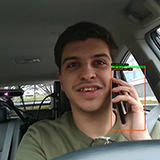
#> input picture 160original.png, 160 x 160 px
$ python -i roi.py   (imports and definitions only)
#> lines starting #> are read from the running program, lines starting #| are printed output that depends on the picture
#> further down, picture is the input picture: shape (160, 160, 3); mean B, G, R 73.6, 82, 86.3
"""Driver-Centered Region of Interest (ROI) Tracking Module.

Dynamically tracks the driver's face location and extracts a stable, smooth
cropped region (e.g., 640x640) from the full 1080p frame. This drastically reduces
GFLOPs and boosts FPS while retaining high facial resolution for cue detection.
"""

from __future__ import annotations

from dataclasses import dataclass
from typing import Tuple
import cv2
import numpy as np


@dataclass
class RoiCrop:
    cropped_frame: np.ndarray
    x: int
    y: int
    width: int
    height: int
    face_detected: bool


class DriverRoiTracker:
    """Tracks driver face center and extracts an adaptive stabilized ROI."""

    def __init__(
        self,
        crop_size: int = 640,
        smoothing_factor: float = 0.25,
        detection_interval_frames: int = 15,
    ):
        self.crop_size = crop_size
        self.smoothing_factor = smoothing_factor
        self.detection_interval_frames = detection_interval_frames

        self._current_cx = -1.0
        self._current_cy = -1.0
        self._target_cx = -1.0
        self._target_cy = -1.0
        self._frame_count = 0

        # Load OpenCV Haar cascade as ultra-fast fallback face detector
        self._cascade = cv2.CascadeClassifier(
            cv2.data.haarcascades + "haarcascade_frontalface_default.xml"
        )

    def process(self, frame: np.ndarray) -> RoiCrop:
        """Processes a frame, updating driver center tracking and returning cropped ROI."""
        h, w = frame.shape[:2]
#> h = 160; w = 160
        self._frame_count += 1

        # Initialize to frame center if first frame
        if self._current_cx < 0 or self._current_cy < 0:
            self._current_cx = w / 2.0
#> self._current_cx = 80
            self._current_cy = h * 0.45
#> self._current_cy = 72
            self._target_cx = self._current_cx
#> self._target_cx = 80
            self._target_cy = self._current_cy
#> self._target_cy = 72

        # Periodic face detection at lower resolution
        face_found = False
        if (self._frame_count % self.detection_interval_frames == 0) or (self._frame_count <= 3):
            small_w, small_h = 320, int(320 * (h / w))
#> small_w = 320; small_h = 320
            small_gray = cv2.resize(frame, (small_w, small_h))
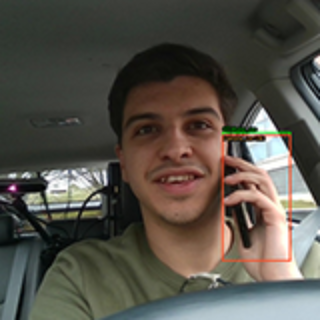
#> small_gray: shape (320, 320, 3); mean B, G, R 73.5, 81.9, 86.3
            if len(small_gray.shape) == 3:
                small_gray = cv2.cvtColor(small_gray, cv2.COLOR_BGR2GRAY)
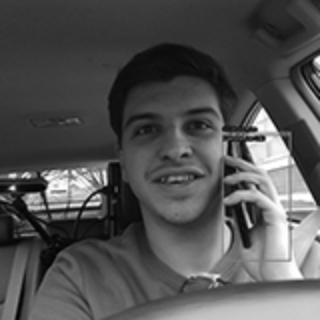
#> small_gray: shape (320, 320); min 1, max 255, mean 82.3

            faces = self._cascade.detectMultiScale(
                small_gray, scaleFactor=1.15, minNeighbors=3, minSize=(30, 30)
            )
#> faces = [[108, 75, 136, 136], [153, 82, 131, 131]]

            if len(faces) > 0:
                # Find largest face (driver)
                largest = max(faces, key=lambda b: b[2] * b[3])
#> largest = [108, 75, 136, 136]
                fx, fy, fw, fh = largest
#> fx = 108; fy = 75; fw = 136; fh = 136
                scale_x = w / small_w
#> scale_x = 0.5
                scale_y = h / small_h
#> scale_y = 0.5
                self._target_cx = (fx + fw / 2.0) * scale_x
#> self._target_cx = 88
                self._target_cy = (fy + fh / 2.0) * scale_y
#> self._target_cy = 71.5
                face_found = True

        # Exponential smoothing of crop center
        self._current_cx += self.smoothing_factor * (self._target_cx - self._current_cx)
#> self._current_cx = 82
        self._current_cy += self.smoothing_factor * (self._target_cy - self._current_cy)
#> self._current_cy = 71.88

        # Calculate bounding box bounds clamped to frame edges
        half = self.crop_size // 2
        x1 = int(round(self._current_cx - half))
#> x1 = -238
        y1 = int(round(self._current_cy - half))
#> y1 = -248

        x1 = max(0, min(x1, w - self.crop_size))
#> x1 = 0
        y1 = max(0, min(y1, h - self.crop_size))
#> y1 = 0
        x2 = min(w, x1 + self.crop_size)
#> x2 = 160
        y2 = min(h, y1 + self.crop_size)
#> y2 = 160

        actual_w = x2 - x1
#> actual_w = 160
        actual_h = y2 - y1
#> actual_h = 160

        cropped = frame[y1:y2, x1:x2]
        if actual_w != self.crop_size or actual_h != self.crop_size:
            cropped = cv2.resize(cropped, (self.crop_size, self.crop_size))

        return RoiCrop(
            cropped_frame=cropped,
            x=x1,
            y=y1,
            width=actual_w,
            height=actual_h,
            face_detected=face_found,
        )

>>> import cv2
>>> picture = cv2.imread('../160original.png')
>>> result = DriverRoiTracker().process(picture)

$ run again, on Sample.png
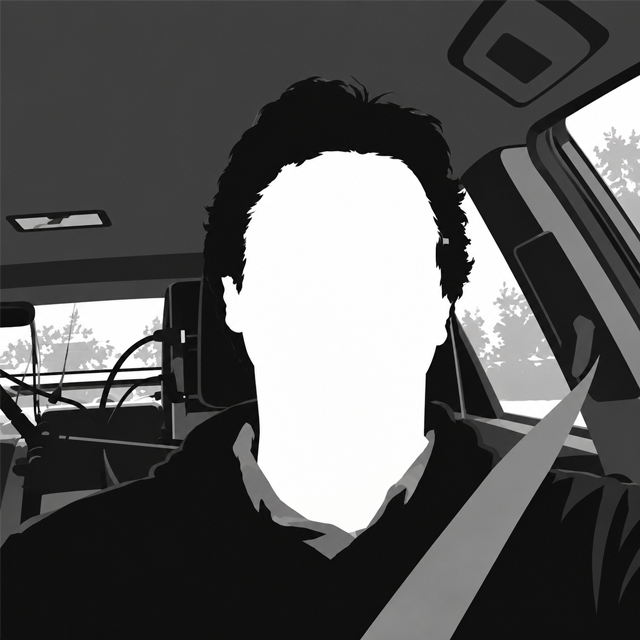
#> input picture Sample.png, 640 x 640 px
#> picture is the input picture: shape (640, 640, 3); mean B, G, R 91.3, 91.5, 91.7
#> in process, `small_gray = cv2.resize(frame, (small_w, small_h))`:
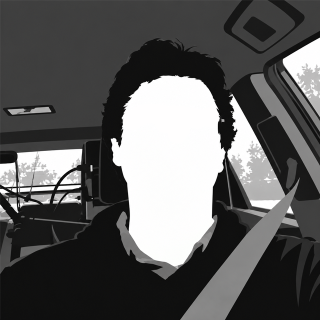
#> small_gray: shape (320, 320, 3); mean B, G, R 91.5, 91.7, 91.8
#> faces = ()
